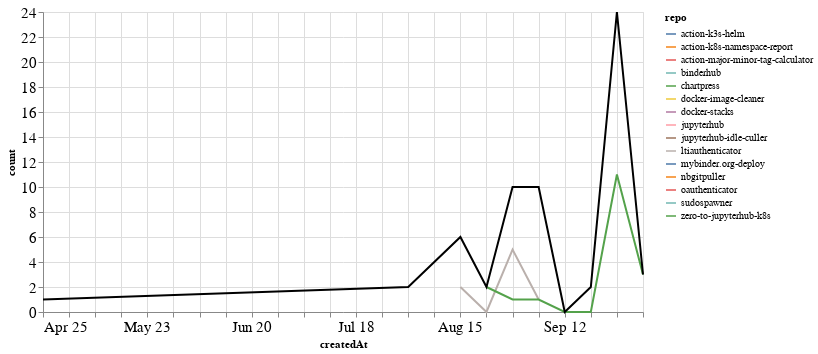

Source (notebook cell):
### Markdown cell above
### PRs

### Code cell
prs_time = prs.groupby('repo').resample('W', on='createdAt').count()['author'].reset_index()
prs_time = prs_time.rename(columns={'author': 'count'})
prs_time_total = prs_time.groupby('createdAt').agg({"count": "sum"}).reset_index()

ch1 = alt.Chart(prs_time, width=600).mark_line().encode(
    x='createdAt',
    y='count',
    color='repo',
    tooltip="repo"
)

ch2 = alt.Chart(prs_time_total, width=600).mark_line(color="black").encode(
    x='createdAt',
    y='count',
)

ch1 + ch2

### Figure 1 — Vega-Lite specification as saved in the notebook (floating-point values rounded to 4 significant figures)
{"config": {"axisLeft": {"labelFontSize": 15}, "axisBottom": {"labelFontSize": 15}}, "layer": [{"data": {"name": "data-753493551ba5e0b4f176339d72274dd3"}, "mark": "line", "encoding": {"color": {"type": "nominal", "field": "repo"}, "tooltip": {"type": "nominal", "field": "repo"}, "x": {"type": "temporal", "field": "createdAt"}, "y": {"type": "quantitative", "field": "count"}}, "width": 600}, {"data": {"name": "data-84cc29281c1189a7888e59153cc02488"}, "mark": {"type": "line", "color": "black"}, "encoding": {"x": {"type": "temporal", "field": "createdAt"}, "y": {"type": "quantitative", "field": "count"}}, "width": 600}], "$schema": "https://vega.github.io/schema/vega-lite/v4.8.1.json", "datasets": {"data-753493551ba5e0b4f176339d72274dd3": [{"repo": "action-k3s-helm", "createdAt": "2021-08-15T00:00:00", "count": 1}, {"repo": "action-k8s-namespace-report", "createdAt": "2021-09-26T00:00:00", "count": 1}, {"repo": "action-major-minor-tag-calculator", "createdAt": "2021-09-26T00:00:00", "count": 1}, {"repo": "binderhub", "createdAt": "2021-09-26T00:00:00", "count": 10}, {"repo": "chartpress", "createdAt": "2021-08-01T00:00:00", "count": 1}, {"repo": "docker-image-cleaner", "createdAt": "2021-09-19T00:00:00", "count": 2}, {"repo": "docker-stacks", "createdAt": "2021-08-15T00:00:00", "count": 2}, {"repo": "jupyterhub", "createdAt": "2021-08-29T00:00:00", "count": 4}, {"repo": "jupyterhub-idle-culler", "createdAt": "2021-09-26T00:00:00", "count": 1}, {"repo": "ltiauthenticator", "createdAt": "2021-08-15T00:00:00", "count": 2}, {"repo": "ltiauthenticator", "createdAt": "2021-08-22T00:00:00", "count": 0}, {"repo": "ltiauthenticator", "createdAt": "2021-08-29T00:00:00", "count": 5}, {"repo": "ltiauthenticator", "createdAt": "2021-09-05T00:00:00", "count": 1}, {"repo": "mybinder.org-deploy", "createdAt": "2021-08-01T00:00:00", "count": 1}, {"repo": "nbgitpuller", "createdAt": "2021-09-05T00:00:00", "count": 8}, {"repo": "oauthenticator", "createdAt": "2021-08-15T00:00:00", "count": 1}, {"repo": "sudospawner", "createdAt": "2021-04-25T00:00:00", "count": 1}, {"repo": "zero-to-jupyterhub-k8s", "createdAt": "2021-08-22T00:00:00", "count": 2}, {"repo": "zero-to-jupyterhub-k8s", "createdAt": "2021-08-29T00:00:00", "count": 1}, {"repo": "zero-to-jupyterhub-k8s", "createdAt": "2021-09-05T00:00:00", "count": 1}, {"repo": "zero-to-jupyterhub-k8s", "createdAt": "2021-09-12T00:00:00", "count": 0}, {"repo": "zero-to-jupyterhub-k8s", "createdAt": "2021-09-19T00:00:00", "count": 0}, {"repo": "zero-to-jupyterhub-k8s", "createdAt": "2021-09-26T00:00:00", "count": 11}, {"repo": "zero-to-jupyterhub-k8s", "createdAt": "2021-10-03T00:00:00", "count": 3}], "data-84cc29281c1189a7888e59153cc02488": [{"createdAt": "2021-04-25T00:00:00", "count": 1}, {"createdAt": "2021-08-01T00:00:00", "count": 2}, {"createdAt": "2021-08-15T00:00:00", "count": 6}, {"createdAt": "2021-08-22T00:00:00", "count": 2}, {"createdAt": "2021-08-29T00:00:00", "count": 10}, {"createdAt": "2021-09-05T00:00:00", "count": 10}, {"createdAt": "2021-09-12T00:00:00", "count": 0}, {"createdAt": "2021-09-19T00:00:00", "count": 2}, {"createdAt": "2021-09-26T00:00:00", "count": 24}, {"createdAt": "2021-10-03T00:00:00", "count": 3}]}}
